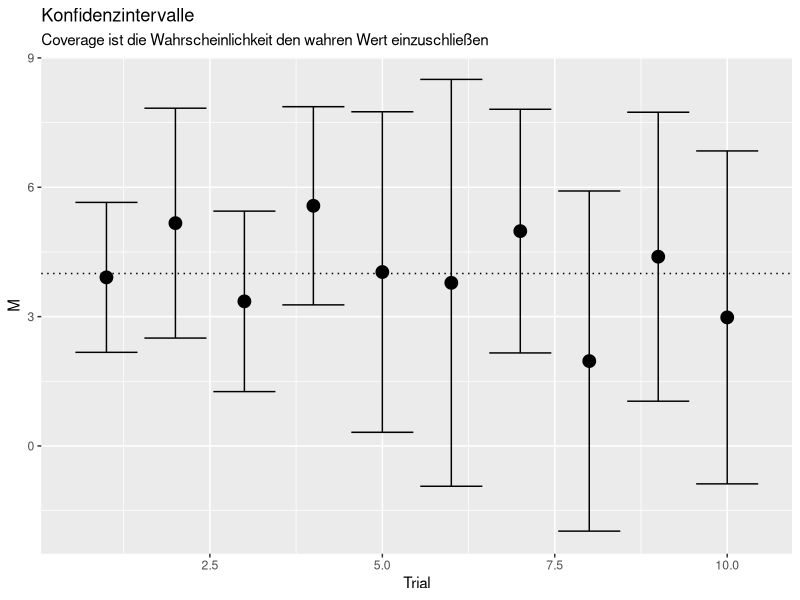
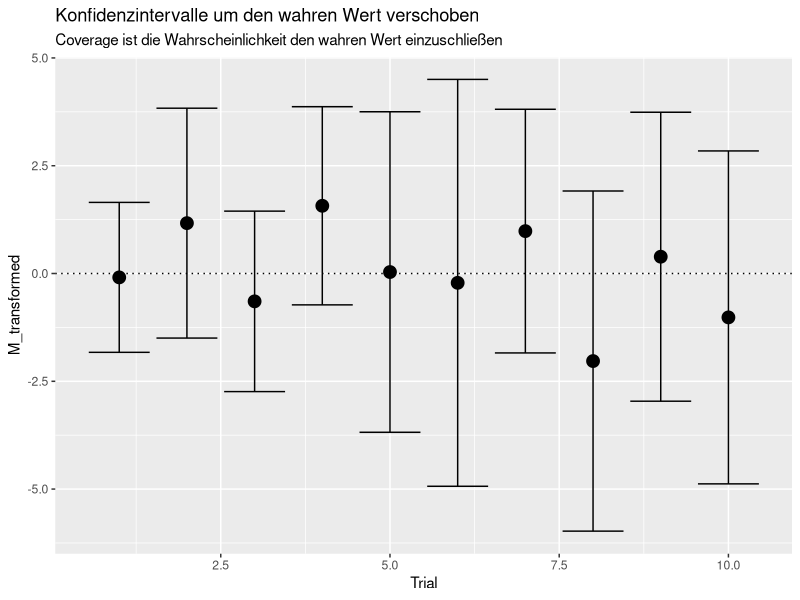
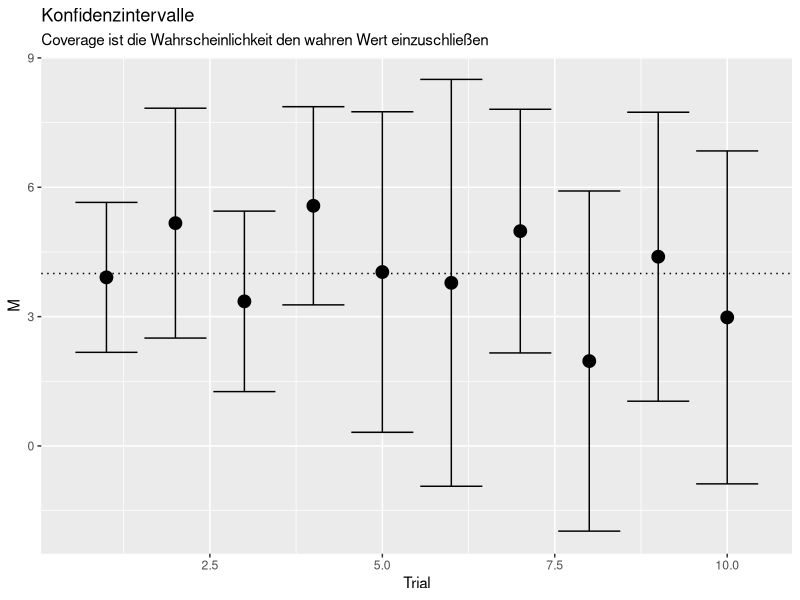
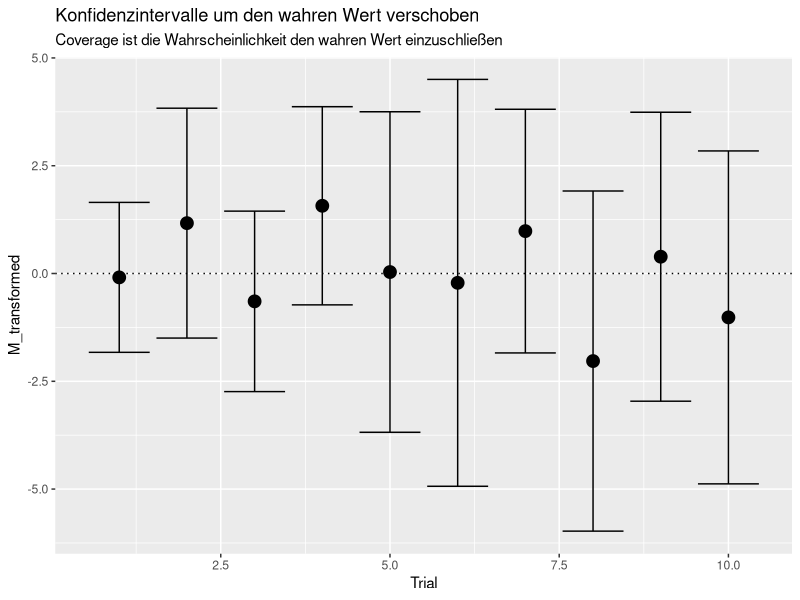
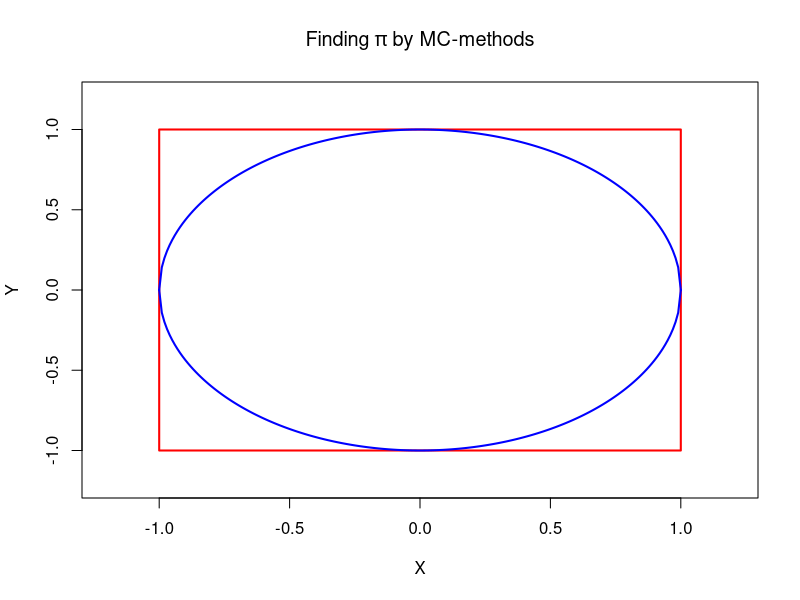
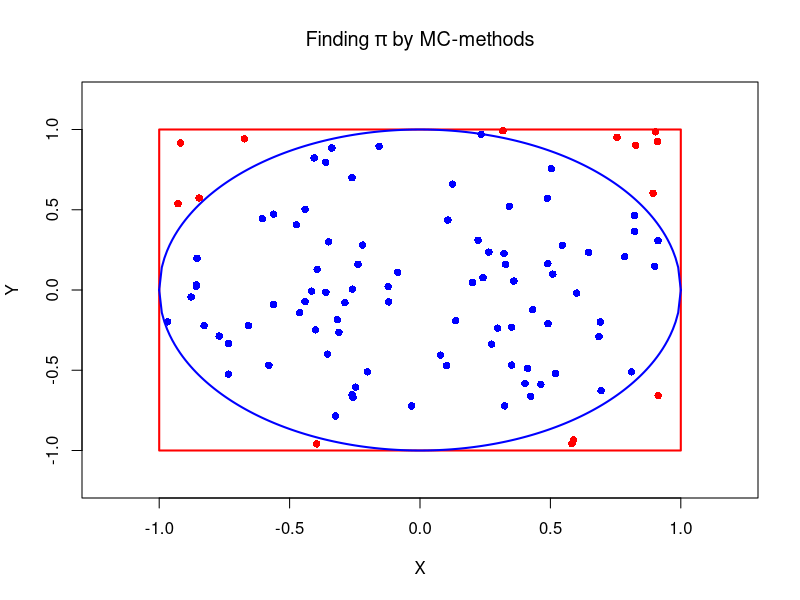

Here is the R script that generated these plots, in order:
## ---- chunk 1
# Vorbereitungen
knitr::opts_chunk$set(echo = TRUE, fig.align = "center")
library(ggplot2) # ggplot2 und dplyr werden nur für Grafiken benötigt
## ---- chunk 2
set.seed(1234) # Vergleichbarkeit
# (Pseudo-)Zufallsvariablen simulieren
X <- rnorm(n = 10, mean = 4, sd = 5)
X

set.seed(1234) # Vergleichbarkeit
# (Pseudo-)Zufallsvariablen simulieren
Y <- rnorm(n = 10, mean = 4, sd = 5)
Y
## ---- chunk 3
set.seed(4)
## ---- chunk 4
Z <- rnorm(n = 10, mean = 4, sd = 5)
Z

cbind(X, Y, Z) # Vergleiche alle erzeugten Variablen
## ---- chunk 5
cor(cbind(X, Y, Z)) # Korrelation der erstellten Zufallsvariablen
## ---- chunk 6
mean(X) # Mittelwert
sd(X)   # SD
n <- length(X) # Stichprobenumfang (Länge des Vektors = Anzahl an Ziehungen)
sd(X)/sqrt(n)  # SE
## ---- chunk 7
N <- c(10, 50, 100)
for(n in N)
{
     print(n)
}
## ---- chunk 8
Reps <- 10
for(i in 1:Reps)
{
     print(i)
}
## ---- chunk 9
i <- 1 # Initialisierung
while(i <= Reps)
{
     print(i)
     i <- i + 1 # Erhöhe i um 1
}
## ---- chunk 10
i <- 1 # Initialisierung
repeat
{
     if(i > Reps) # Prüfe, ob i nun größer Reps ist, falls ja, dann beende
     {
          break
     }
     
     print(i)
     i <- i + 1 # Erhöhe i um 1
}
## ---- chunk 11
Reps <- 10
M <- rep(NA, Reps)
M # M besteht nur aus Missings
for(i in 1:Reps)
{
     M[i] <- i^2
}
M # M besteht aus den Zahlen von 1 bis 10 zum Quadrat
## ---- chunk 12
Reps <- 10
M <- rep(NA, Reps)
set.seed(100) # Vergleichbarkeit
for(i in 1:Reps)
{
     X <- rnorm(n = 10, mean = 4, sd = 5)
     M[i] <- mean(X)
}
M # M besteht aus den Mittelwerten der 10 Trials
## ---- chunk 13
Reps <- 10
M <- rep(NA, Reps); SE <- rep(NA, Reps) # Zeilen lassen sich auch mit ";" hintereinander schreiben
set.seed(100) # Vergleichbarkeit
for(i in 1:Reps)
{
     X <- rnorm(n = 10, mean = 4, sd = 5)
     M[i] <- mean(X)
     SE[i] <- sd(X)/sqrt(length(X))
}
M # Mittelwerte der 10 Trials
SE # SEs der 10 Trials
## ---- chunk 14
Reps <- 10
set.seed(100) # Vergleichbarkeit
X_data <- replicate(n = Reps, expr = rnorm(n = 10, mean = 4, sd = 5), simplify = F)
X_data
## ---- chunk 15
X_data[[3]] # 3. Replikation
## ---- chunk 16
calculate_mean_SE <- function(X)
{
     M <- mean(X)
     SE <- sd(X)/sqrt(length(X))
     out <- list("Mean" = M, "StdError" = SE) # Output bestimmen
     return(out) # Funktionsoutput
}
## ---- chunk 17
calculate_mean_SE(X = X_data[[3]])
## ---- chunk 18
Erg3 <- calculate_mean_SE(X = X_data[[3]])
names(Erg3)
Erg3$Mean
Erg3$StdError
## ---- chunk 19
Results <- lapply(X = X_data, FUN = calculate_mean_SE)
Results[[3]] # 3. Listeneintrag
## ---- chunk 20
sResults <- sapply(X = X_data, FUN = calculate_mean_SE)
sResults
## ---- chunk 21
Mean_X <- mean(M) # äquivalent zu 
Mean_X2 <- mean(unlist(sResults[1, ])) #, denn die Mittelwerte stehen in der ersten Zeile 
# von sResults, die allerdings wieder als Liste ausgegeben wird und damit mit `unlist` erst
# in einen Vektor transformiert werden muss
Mean_X
Mean_X2
## ---- chunk 22
Bias <- Mean_X - 4
Bias
## ---- chunk 23
Rel_Bias <- (Mean_X - 4)/4   # oder <- Bias/4
Rel_Bias
Rel_Bias * 100 # in Prozent
## ---- chunk 24
MCSE <- mean(SE)
MCSE2 <- mean(unlist(sResults[2,]))

MCSD <- sd(M)
MCSD2 <- sd(unlist(sResults[1,]))

MCSE
MCSD
## ---- chunk 25
Bias_SE <- MCSE - MCSD
Bias_SE

Rel_Bias_SE <- (MCSE - MCSD)/MCSD
Rel_Bias_SE
## ---- chunk 26
MCSE - 5/sqrt(10)                   # Bias zum wahren SE
(MCSE - 5/sqrt(10))/(5/sqrt(10))    # rel. Bias zum wahren SE
## ---- chunk 27
M - 4 # die Abweichungen
(M-4)^2 # quadratischen Abweichungen
MSE <- mean((M-4)^2) # mittleren quadratischen Abweichungen
MSE
RMSE <- sqrt(MSE) # Wurzel aus den mittleren quadratischen Abweichungen
RMSE
## ---- chunk 28
Bias
MCSD^2
## ---- chunk 29
Bias^2 + MCSD^2 * 9/10 
MSE
## ---- chunk 30
RMSE
## ---- chunk 31
abs(M/SE)

M2 <- unlist(sResults[1,]) # andere Methode
SE2 <- unlist(sResults[2,]) # andere Methode
abs(M2/SE2) # identisch zu oben, also können wir uns auf eines der beiden konzentrieren
## ---- chunk 32
abs(M/SE) > 1.96
## ---- chunk 33
mean(abs(M/SE) > 1.96)
## ---- chunk 34
Trial <- 1:length(M) # Trial-Nr.
MSE <- data.frame(cbind(Trial, M, SE))

library(ggplot2)
ggplot(data = MSE,mapping = aes(x = Trial, y = M)) + geom_point(cex = 4)+geom_hline(yintercept = 4, lty = 3)+geom_errorbar(mapping = aes(ymin = M - 1.96*SE, ymax = M + 1.96*SE))+ggtitle("Konfidenzintervalle", subtitle = "Coverage ist die Wahrscheinlichkeit den wahren Wert einzuschließen")
## ---- chunk 35
mean(M - 1.96 * SE <= 4 & M + 1.96 * SE >= 4)
## ---- chunk 36
Trial <- 1:length(M) # Trial-Nr.
M_transformed <- M - 4
MSE <- data.frame(cbind(Trial, M_transformed, SE))

library(ggplot2)
ggplot(data = MSE, mapping = aes(x = Trial, y = M_transformed)) + geom_point(cex = 4)+geom_hline(yintercept = 0, lty = 3)+geom_errorbar(mapping = aes(ymin = M_transformed - 1.96*SE, ymax = M_transformed + 1.96*SE))+ggtitle("Konfidenzintervalle um den wahren Wert verschoben", subtitle = "Coverage ist die Wahrscheinlichkeit den wahren Wert einzuschließen")
## ---- chunk 37
mean(abs(M-4)/SE <= 1.96)
## ---- chunk 38
calculate_mean_SE_short <- function(X)
{
     return(list("Mean" = mean(X), "StdError" = sd(X)/sqrt(length(X))))
}
calculate_mean_SE_short(X = X_data[[3]])
## ---- chunk 39
my_coverage_function <- function(Ests, SEs, truth)
{
        absBias <- abs(Ests-truth)
        coverage <- mean(absBias/SEs <= 1.96)
        return(coverage)
}

# ausprobieren:
my_coverage_function(Est = M, SE = SE, truth = 4)
## ---- chunk 40
Trial <- 1:length(M) # Trial-Nr.
MSE <- data.frame(cbind(Trial, M, SE))

library(ggplot2)
ggplot(data = MSE,mapping = aes(x = Trial, y = M)) + geom_point(cex = 4)+geom_hline(yintercept = 4, lty = 3)+geom_errorbar(mapping = aes(ymin = M - 1.96*SE, ymax = M + 1.96*SE))+ggtitle("Konfidenzintervalle", subtitle = "Coverage ist die Wahrscheinlichkeit den wahren Wert einzuschließen")
## ---- chunk 41
Trial <- 1:length(M) # Trial-Nr.
M_transformed <- M - 4
MSE <- data.frame(cbind(Trial, M_transformed, SE))

library(ggplot2)
ggplot(data = MSE, mapping = aes(x = Trial, y = M_transformed)) + geom_point(cex = 4)+geom_hline(yintercept = 0, lty = 3)+geom_errorbar(mapping = aes(ymin = M_transformed - 1.96*SE, ymax = M_transformed + 1.96*SE))+ggtitle("Konfidenzintervalle um den wahren Wert verschoben", subtitle = "Coverage ist die Wahrscheinlichkeit den wahren Wert einzuschließen")
## ---- chunk 42
message("|=====>--------------------------------------------|  12% elapsed =  4s  ~ 26s")
## ---- chunk 43
message("|++++++++++++++++++++                              | 39% ~03s")      
## ---- chunk 44
message("|+++++++++++++++++++                               | 38% ~10s")
## ---- chunk 45
plot(x = c(1,1,-1,-1,1), y = c(1,-1,-1,1,1), type = "l", 
     ylim = c(-1.2, 1.2), xlim = c(-1.2, 1.2), ylab = "Y", 
     xlab = "X", col = "red", lwd = 2, main = expression("Finding"~pi~"by MC-methods"))
x <- seq(-1,1,0.01)
lines(x = x, y = sqrt(1-x^2), lwd = 2, col = "blue") # Formel eines Kreises,
lines(x = x, y = -sqrt(1-x^2), lwd = 2, col = "blue") # umgestellt nach x
## ---- chunk 46
plot(x = c(1,1,-1,-1,1), y = c(1,-1,-1,1,1), type = "l", 
     ylim = c(-1.2, 1.2), xlim = c(-1.2, 1.2), ylab = "Y", 
     xlab = "X", col = "red", lwd = 2, main = expression("Finding"~pi~"by MC-methods"))
x <- seq(-1,1,0.01)
lines(x = x, y = sqrt(1-x^2), lwd = 2, col = "blue") # Formel eines Kreises,
lines(x = x, y = -sqrt(1-x^2), lwd = 2, col = "blue") # umgestellt nach x
data <- matrix(runif(n = 2*10^2, min = -1, max = 1), nrow = 10^2)
x <- data[,1]; y <- data[,2]
in_circle <- x^2+y^2<=1 # ! verneint eine boolsche (TRUE oder FALSE)-Variable:
points(x[in_circle], y[in_circle], col = "blue", pch = 16) # Punkte innerhalb des Kreises
points(x[!in_circle], y[!in_circle], col = "red", pch = 16) # Punkte außerhalb des Kreises
## ---- chunk 47
message("|+++++                                             | 10% ~01m 50s")
# in short
data <- matrix(runif(n = 2*10^6, min = -1, max = 1), nrow = 10^6)
x <- data[,1]; y <- data[,2]
in_circle <- x^2+y^2<=1
mean(in_circle)*4
## ---- chunk 48
mean(in_circle)*4 # pi
pi # aus R
## ---- chunk 49
# in short
x <- data[,1]; y <- data[,2]
in_circle <- x^2+y^2<=1
mean(in_circle)*4 # pi
pi # aus R
